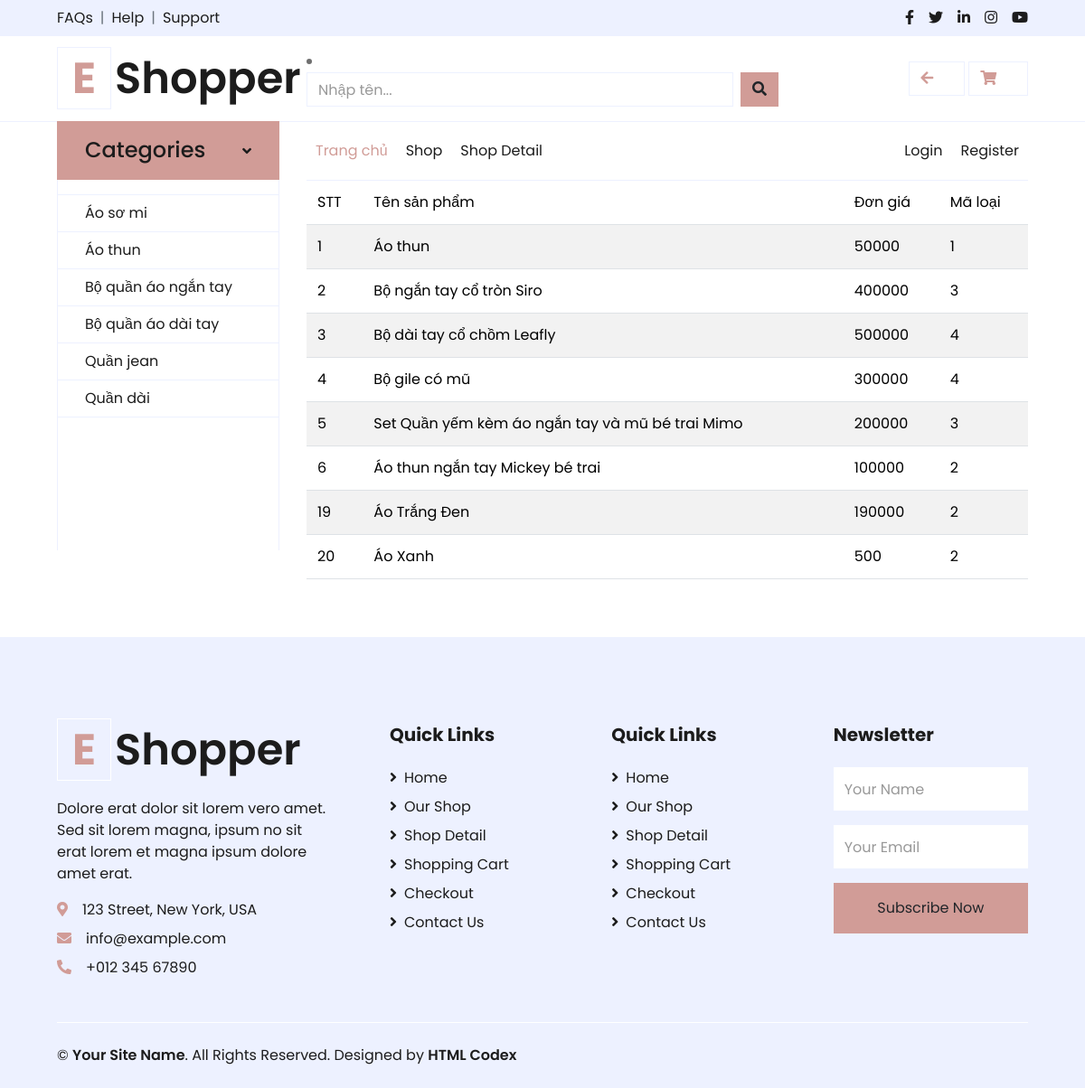
The page /childfashion/dssp1 on the database as committed earlier.
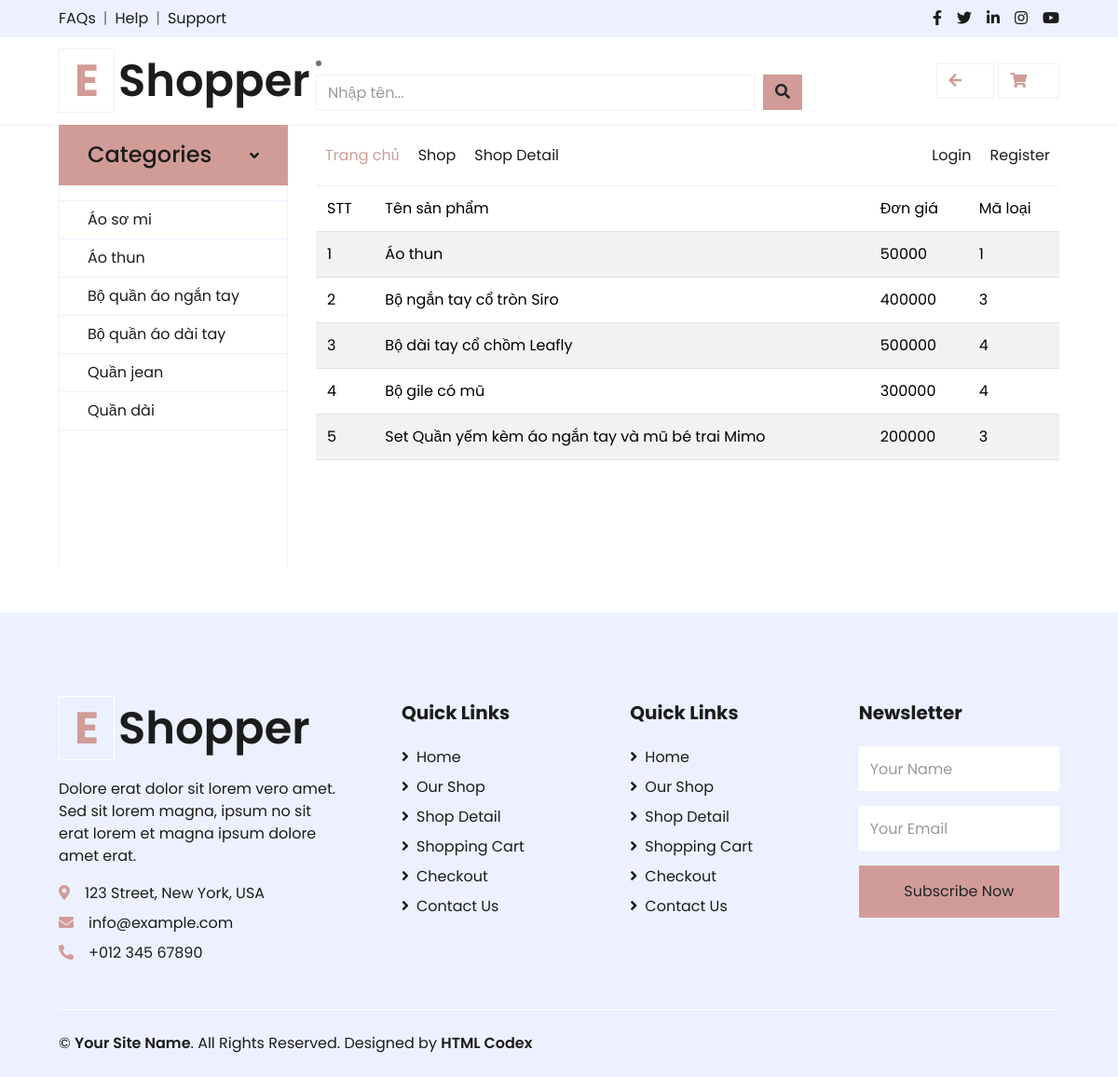
The same page on the database as committed later.
### childfashion/models.py (models this page shows, shortened)
class Loai(models.Model):
    TenLoai = models.CharField(max_length=100)

class BangSP(models.Model):
    TenSP = models.CharField(max_length=100)
    DonGia = models.IntegerField(null=True, blank=True)
    HinhAnh = models.ImageField(upload_to=upload_image_to)
    MoTa = models.TextField(max_length=1000)
    PhuKien = models.CharField(max_length=100)
    KichThuoc = models.CharField(max_length=100, blank=True)  # Cho phép giá trị trống
    MauSac = models.CharField(max_length=100, blank=True)
    SoLuong = models.IntegerField(null=True, blank=True)
    ML = models.ForeignKey(Loai, on_delete=models.CASCADE, related_name='BangSP')

### childfashion/views.py (the view)
# urls.py: path('dssp1', views.DSSP1, name='dssp1'),
def DSSP1(request):
    data = {
        "BangSP": BangSP.objects.all(),
    }
    return render(request, 'pages/DSSP1.html', data)

### childfashion/context_processors.py (called while the page is built)
def categories(request):
    categories = Loai.objects.all()
    return {
        'categories':categories
    }

### childfashion/templates/pages/DSSP1.html (shortened to what this page needs)
{% extends "page/layout.html" %}
{% block content %}
<table class="table table-striped table-hover">
    <thead class="thead-dark bg-secondary">
        <tr>
            <td>STT</td>
            <td>Tên sản phẩm</td>
            <td>Đơn giá</td>
            <td>Mã loại</td>
        </tr>
    </thead>
    {% for tl in BangSP %}
    <tr>
        <td>{{tl.id}}</td>
        <td>{{tl.TenSP}}</td>
        <td>{{tl.DonGia}}</td>
        <td>{{tl.ML.id}}</td>
    </tr>
    {% endfor %}
</table>
{% endblock %}

### childfashion/templates/page/layout.html (shortened to what the changed rows need)
<!DOCTYPE html>
<html>
<head>
    {% load static %}
    <link rel="stylesheet" href="{% static 'css/bootstrap.min.css' %}" type="text/css">
    <link rel="stylesheet" href="{% static 'css/style.min.css' %}" type="text/css">
    <link href="{% static 'fontawesomefree/css/all.min.css' %}" rel="stylesheet" type="text/css">
    <link rel="stylesheet" href="{% static 'css/style.css' %}" type="text/css">
    <link href="https://cdnjs.cloudflare.com/ajax/libs/font-awesome/5.10.0/css/all.min.css" rel="stylesheet">
    <link href="lib/owlcarousel/assets/owl.carousel.min.css" rel="stylesheet">
</head>
<body>
    <div class="container-fluid">
        <div class="row align-items-center py-3 px-xl-5">
            <div class="col-lg-3 d-none d-lg-block">
                <a href="" class="text-decoration-none">
                    <h1 class="m-0 display-5 font-weight-semi-bold"><span class="text-primary font-weight-bold border px-3 mr-1">E</span>Shopper</h1>
                </a>
            </div>
        </div>
    </div>
    <div class="container-fluid mb-5">
        <div class="row border-top px-xl-5">
            <div class="col-lg-3 d-none d-lg-block">
                <nav class="collapse show navbar navbar-vertical navbar-light align-items-start p-0 border border-top-0 border-bottom-0" id="navbar-vertical">
                    <div class="navbar-nav w-100 overflow-hidden" style="height: 410px">
                        <div class="nav-item dropdown">
                            <a href="#" class="nav-link" data-toggle="dropdown"></a>
                        </div>
                        {% for category in categories %}
                            <a href="/childfashion/category/{{category.id}}" class="nav-item nav-link">{{ category.TenLoai }}</a>
                        {% endfor %}
                    </div>
                </nav>
            </div>
            <div class="col-lg-9">
                {% block content %}
                {% endblock %}
            </div>
        </div>
    </div>
    <div class="container-fluid bg-secondary text-dark mt-5 pt-5">
        <div class="row px-xl-5 pt-5">
            <div class="col-lg-4 col-md-12 mb-5 pr-3 pr-xl-5">
                <a href="" class="text-decoration-none">
                    <h1 class="mb-4 display-5 font-weight-semi-bold"><span class="text-primary font-weight-bold border border-white px-3 mr-1">E</span>Shopper</h1>
                </a>
            </div>
        </div>
    </div>
</body>
</html>

Rows that differ between the two databases and show on the page:
removed BangSP: id "6", TenSP "Áo thun ngắn tay Mickey bé trai", DonGia "100000", ML.id "2"
removed BangSP: id "19", TenSP "Áo Trắng Đen", DonGia "190000", ML.id "2"
removed BangSP: id "20", TenSP "Áo Xanh", DonGia "500", ML.id "2"
